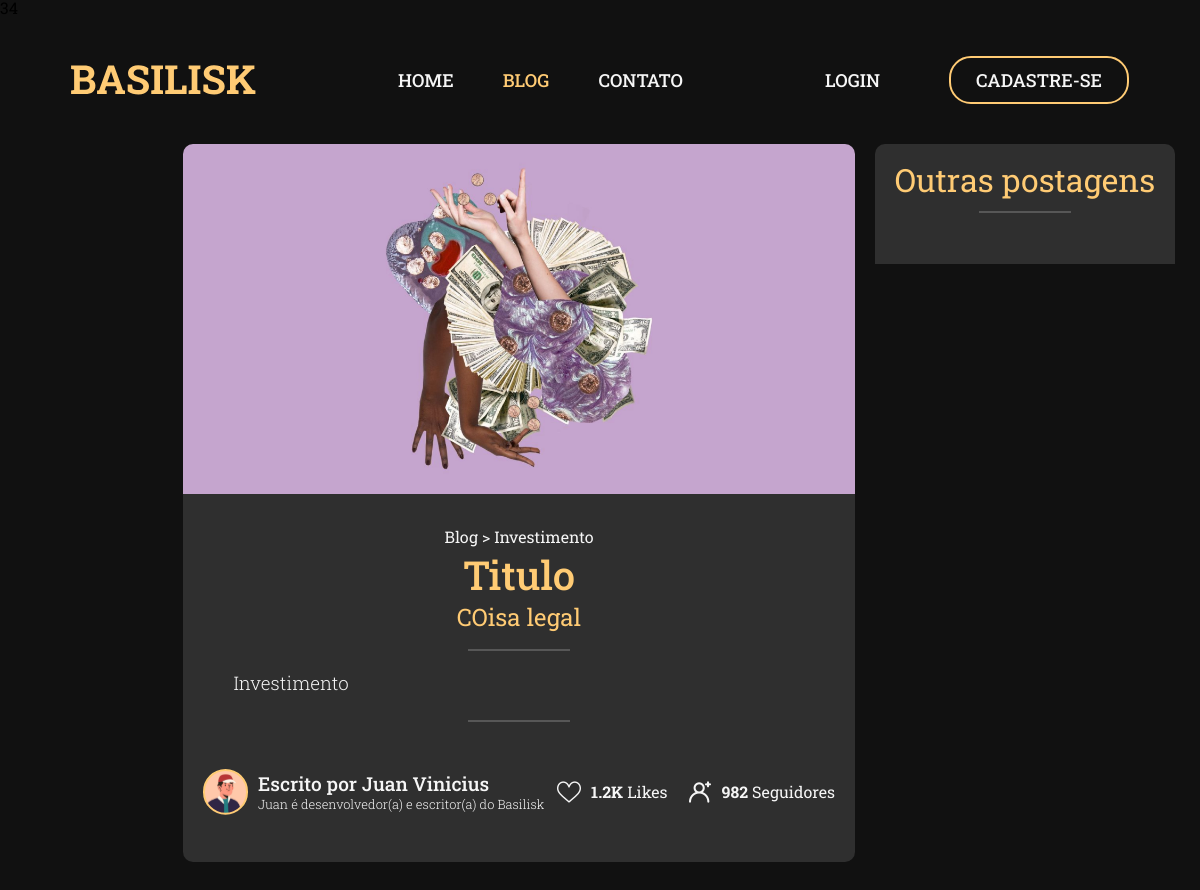
Screenshot of /src/pages/pagina-blog.php?id=34 with the database file from the repository.
### tables this page shows
CREATE TABLE `postagem_blog` (
  `id_post` int(11) NOT NULL,
  `title_post` varchar(100) NOT NULL,
  `subt_post` varchar(100) NOT NULL,
  `text_post` varchar(15000) NOT NULL,
  `data_post` datetime NOT NULL,
  `img_post` varchar(300) NOT NULL,
  `catego_post` text NOT NULL,
  `id_escritor` int(10) NOT NULL
);

CREATE TABLE `cadastro` (
  `id_cad` int(11) NOT NULL,
  `nome_cad` varchar(80) NOT NULL,
  `data_cad` date NOT NULL,
  `gen_cad` varchar(20) NOT NULL,
  `email_cad` varchar(80) NOT NULL,
  `senha_cad` varchar(255) NOT NULL,
  `url_cad` varchar(50) NOT NULL,
  `type_user` int(1) NOT NULL
);

### src/pages/pagina-blog.php (the view, shortened to what this page needs)
<?php
include "conn.php";
$idPost=$_GET['id'];
$verificarId=$conn->prepare('SELECT * FROM `postagem_blog` WHERE `id_post`=:pidPost');
$verificarId->bindValue(':pidPost', $idPost);
$verificarId->execute();
$rowId=$verificarId->fetch();
$verificarPostagem=$conn->prepare('SELECT * FROM `postagem_blog`');
$verificarPostagem->execute();
$verificarEscritor=$conn->prepare('SELECT * FROM `cadastro` WHERE `id_cad`=:pidEscritor');
$verificarEscritor->bindValue(':pidEscritor', $rowId['id_escritor']);
$verificarEscritor->execute();
$nomeEscritor=$verificarEscritor->fetch();
?>
<!DOCTYPE html>
<html lang="pt-BR">
<head>
  <link rel="stylesheet" href="../css/style.css">
</head>
<body class="body-page">
  <nav class="nav-home">
    <img src="../assets/logo.svg" alt="Logo Basilisk" class="logo">
    <div class="links">
      <ul>
        <li><a href="../../index.php" class="home-page">Home</a></li>
        <li><a href="./blog.php" class="select-page">Blog</a></li>
        <li><a href="./contato.php" class="contato">Contato</a></li>
      </ul>
    </div>
    <div class="btn-acess">
      <a href="./login.php">Login</a>
      <button>
        <a href="./cadastro.php">Cadastre-se</a>
      </button>
    </div>
  </nav>
  <div class="content-page">
    <main class="main-page">
    <?php echo "<div class=\"bg-img-page\" style=\"background-image: url(".$rowId['img_post'].");\">" ?>
    </div>
    <div class="texto-blog">
      <div class="title-blog">
        <p>Blog > <?php echo $rowId['catego_post'];?></p>
        <h1>
          <?php
            echo $rowId['title_post'];
          ?>
        </h1>
        <h2>
          <?php
            echo $rowId['subt_post'];
          ?>
        </h2>
      </div>
      <hr>
      <article class='postagem-blog'>
        <p>
          <?php
            echo $rowId['text_post'];
          ?>
        </p>
      </article>
      <hr>
      <footer>
        <div class='autor-blog'>
          <?php echo "<img src=\"../assets/ilustracoes/fotos-perfil/".$nomeEscritor['url_cad']."\" alt=\"\">"?>
          <div class='txt-autor-blog'>
            <h2>Escrito por <?php echo $nomeEscritor['nome_cad'];?></h2>
            <h3>
              <?php
                $primeiroNome=explode(' ',$nomeEscritor['nome_cad']);
                if(count($primeiroNome)>=1){
                  echo $primeiroNome[0];
                }
              ?> é desenvolvedor(a) e escritor(a) do Basilisk
            </h3>
          </div>
        </div>
        <div class='stats-blog'>
          <div class='like-blog'>
            <img src='../assets/Icones/icones-brancos/gostar.png' alt=''>
            <p><span>1.2K</span> Likes</p>
          </div>
          <div class='seguidores-blog'>
            <img src='../assets/Icones/icones-brancos/seguir.png' alt=''>
            <p><span>982</span> Seguidores</p>
          </div>
        </div>
      </footer>
    </div>
    </main>
    <aside class="aside-page">
      <h2>Outras postagens</h2>
      <hr>
    </aside>
  </div>
</body>
</html>

### src/css/style.css (style rules this page uses)
html, body, div, span, applet, object, iframe, h1, h2, h3, h4, h5, h6, p, blockquote, pre, a, abbr, acronym, address, big, cite, code, del, dfn, em, img, ins, kbd, q, s, samp, small, strike, strong, sub, sup, tt, var, b, u, i, center, dl, dt, dd, ol, ul, li, fieldset, form, label, legend, table, caption, tbody, tfoot, thead, tr, th, td, article, aside, canvas, details, embed, figure, figcaption, footer, header, hgroup, menu, nav, output, ruby, section, summary, time, mark, audio, video { margin: 0; padding: 0; border: 0; font-size: 100%; font: inherit; font-family: "Roboto Slab", serif; vertical-align: baseline; }
body { background-color: #111111; }
article, aside, details, figcaption, figure, footer, header, hgroup, menu, nav, section { display: block; }
body { line-height: 1; }
ol, ul { list-style: none; }
* { text-decoration: none; }
.nav-home { padding-top: 40px; text-transform: uppercase; display: flex; flex-direction: row; justify-content: space-around; align-items: center; }
.links ul { width: 285px; height: 15px; list-style: none; display: flex; flex-direction: row; justify-content: space-between; align-items: center; }
.links ul li a { font-size: 18px; font-weight: 500; }
.blog, .contato { color: #F6F6F6; }
.btn-acess a, .btn-acess button a { color: #F6F6F6; font-size: 18px; font-weight: 500; }
.btn-acess button { background-color: transparent; border: 2px solid #FFCB74; border-radius: 22px; margin-left: 65px; padding: 10px 14px; width: 180px; text-transform: uppercase; }
.body-page { overflow-x: hidden; }
.select-page { color: #FFCB74; }
.home-page { color: #F6F6F6; }
.content-page { width: 100vw; display: flex; margin-top: 40px; justify-content: flex-end; gap: 20px; }
.main-page { width: 70%; display: flex; flex-direction: column; align-items: flex-end; }
.main-page .bg-img-page { width: 80%; height: 350px; border-radius: 10px 10px 0 0; background-repeat: no-repeat; background-size: cover; background-position: center; }
.main-page .texto-blog { width: 80%; background-color: #2F2F2F; padding-bottom: 20px; border-radius: 0 0 10px 10px; margin-bottom: 50px; }
.main-page .title-blog { width: 100%; display: flex; flex-direction: column; align-items: center; gap: 10px; margin-top: 20px; }
.main-page .title-blog p { color: #F6F6F6; margin-top: 15px; }
.main-page .title-blog h1, .main-page .title-blog h2 { color: #FFCB74; font-size: 2.5rem; font-weight: 500; text-align: center; }
.main-page .title-blog h2 { font-size: 1.5rem; font-weight: 400; }
.main-page hr { width: 15%; border: 1px solid #F6F6F6; opacity: 0.2; margin-bottom: 20px; margin-top: 20px; }
.main-page .postagem-blog { width: 100%; background-color: #2F2F2F; display: flex; justify-content: center; align-items: center; }
.main-page .postagem-blog p { color: #F6F6F6; width: 85%; font-size: 1.17rem; font-weight: 300; line-height: 1.5rem; word-spacing: 0.2rem; }
.main-page footer { background-color: #2F2F2F; display: flex; width: 100%; height: 100px; justify-content: space-between; }
.main-page footer .autor-blog { display: flex; flex-direction: row; align-items: center; margin-left: 20px; }
.main-page footer .autor-blog img { margin-right: 10px; }
.main-page footer .autor-blog .txt-autor-blog { display: flex; flex-direction: column; gap: 5px; }
.main-page footer .autor-blog .txt-autor-blog h2 { color: #F6F6F6; font-size: 1.2rem; font-weight: 500; }
.main-page footer .autor-blog .txt-autor-blog h3 { color: #F6F6F6; font-size: 0.8rem; font-weight: 300; }
.main-page footer .stats-blog { display: flex; flex-direction: row; align-items: center; gap: 20px; margin-right: 20px; }
.main-page footer .stats-blog .like-blog, .main-page footer .stats-blog .seguidores-blog { display: flex; flex-direction: row; align-items: center; gap: 10px; }
.main-page footer .stats-blog .like-blog p, .main-page footer .stats-blog .seguidores-blog p { color: #F6F6F6; }
.main-page footer .stats-blog .like-blog p span, .main-page footer .stats-blog .seguidores-blog p span { font-weight: bold; }
.aside-page { width: 25%; height: 100px; background-color: #2F2F2F; margin-right: 25px; border-radius: 10px 10px 0 0; padding-top: 20px; }
.aside-page h2 { color: #FFCB74; text-align: center; font-size: 2rem; font-family: "Roboto Slab", serif; }
.aside-page hr { width: 30%; border: 1px solid #F6F6F6; opacity: 0.2; margin-top: 15px; }
.postagem-blog { display: flex; flex-direction: column; justify-content: flex-end; gap: 15px; width: 31.5%; margin-bottom: 25px; }

### rows the page displays
postagem_blog: img_post (picture), catego_post "Investimento", title_post "Titulo", subt_post "COisa legal", text_post "Investimento"
cadastro: url_cad (picture), nome_cad "Juan Vinicius", nome_cad "Juan"
